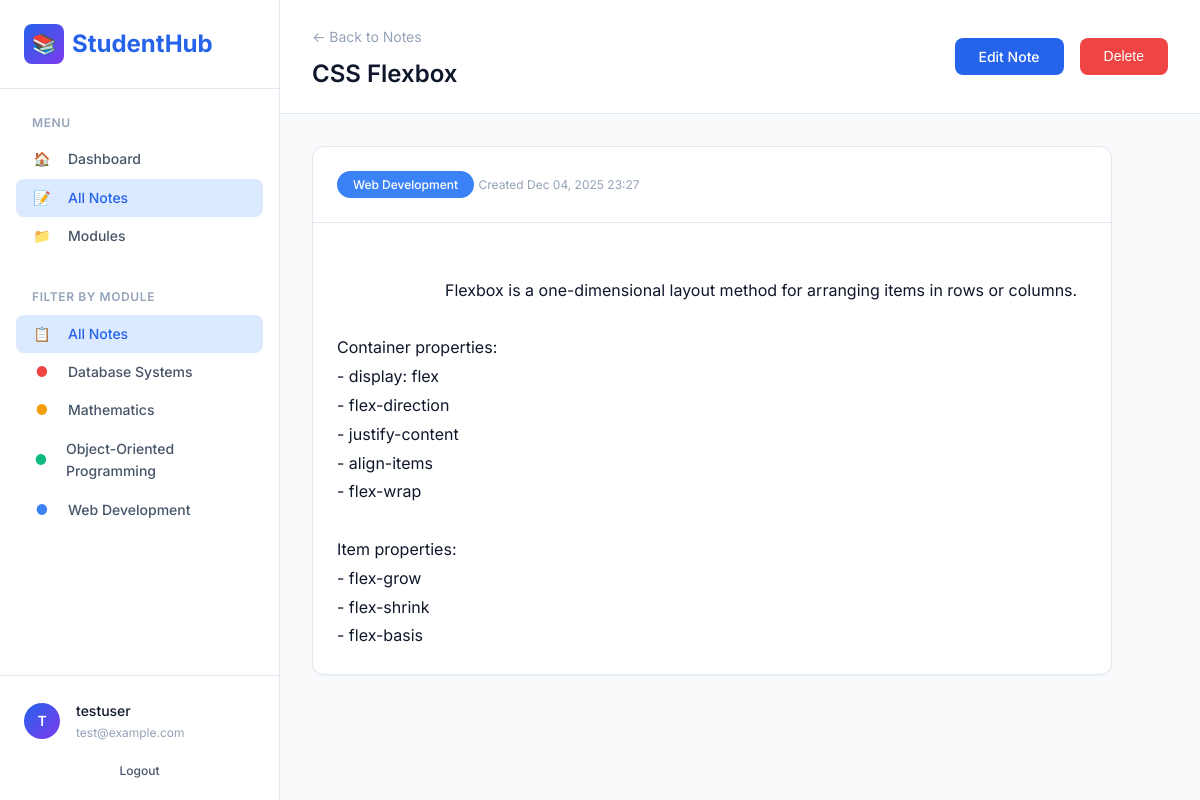
The app's page /notes.php?action=view&id=2 (signed in) with its own data.
### tables this page shows
CREATE TABLE IF NOT EXISTS modules (
    id INT AUTO_INCREMENT PRIMARY KEY,
    name VARCHAR(100) NOT NULL,
    user_id INT NOT NULL,
    color VARCHAR(7) DEFAULT '#3B82F6',
    created_at DATETIME DEFAULT CURRENT_TIMESTAMP,
    updated_at DATETIME DEFAULT CURRENT_TIMESTAMP ON UPDATE CURRENT_TIMESTAMP,
    FOREIGN KEY (user_id) REFERENCES users(id) ON DELETE CASCADE,
    INDEX idx_user_id (user_id)
);

CREATE TABLE IF NOT EXISTS notes (
    id INT AUTO_INCREMENT PRIMARY KEY,
    title VARCHAR(255) NOT NULL,
    content TEXT NOT NULL,
    module_id INT NOT NULL,
    user_id INT NOT NULL,
    created_at DATETIME DEFAULT CURRENT_TIMESTAMP,
    updated_at DATETIME DEFAULT CURRENT_TIMESTAMP ON UPDATE CURRENT_TIMESTAMP,
    FOREIGN KEY (module_id) REFERENCES modules(id) ON DELETE CASCADE,
    FOREIGN KEY (user_id) REFERENCES users(id) ON DELETE CASCADE,
    INDEX idx_module_id (module_id),
    INDEX idx_user_id (user_id),
    INDEX idx_created_at (created_at)
);

### includes/functions.php (called while the page is built, shortened)
<?php
function escape($data) {
    return htmlspecialchars($data, ENT_QUOTES, 'UTF-8');
}
function getCurrentUsername() {
    return $_SESSION['username'] ?? null;
}
function getUserModules($userId) {
    $db = getDB();
    $stmt = $db->prepare("SELECT * FROM modules WHERE user_id = ? ORDER BY name");
    $stmt->execute([$userId]);
    return $stmt->fetchAll();
}
function getNoteById($noteId, $userId) {
    $db = getDB();
    $stmt = $db->prepare("SELECT * FROM notes WHERE id = ? AND user_id = ?");
    $stmt->execute([$noteId, $userId]);
    return $stmt->fetch();
}
function getModuleById($moduleId, $userId) {
    $db = getDB();
    $stmt = $db->prepare("SELECT * FROM modules WHERE id = ? AND user_id = ?");
    $stmt->execute([$moduleId, $userId]);
    return $stmt->fetch();
}
function formatDateTime($datetime) {
    return date('M d, Y H:i', strtotime($datetime));
}
?>

### notes.php (the view, shortened to what this page needs)
<?php
require_once 'includes/functions.php';
$userId = getCurrentUserId();
$username = getCurrentUsername();
$errors = [];
$action = $_GET['action'] ?? 'list';
$noteId = isset($_GET['id']) ? (int)$_GET['id'] : 0;
$modules = getUserModules($userId);
$filterModule = isset($_GET['module']) ? (int)$_GET['module'] : null;
$currentNote = null;
if (($action === 'edit' || $action === 'view') && $noteId) {
    $currentNote = getNoteById($noteId, $userId);
}
require_once 'includes/header.php';
?>
<aside class="sidebar">
    <div class="sidebar-header">
        <a href="dashboard.php" class="logo">
            <div class="logo-icon">📚</div>
            <span>StudentHub</span>
        </a>
    </div>
    <nav class="sidebar-nav">
        <div class="sidebar-section">
            <div class="sidebar-section-title">Menu</div>
            <a href="dashboard.php" class="sidebar-link">
                <span class="sidebar-link-icon">🏠</span>
                <span>Dashboard</span>
            </a>
            <a href="notes.php" class="sidebar-link active">
                <span class="sidebar-link-icon">📝</span>
                <span>All Notes</span>
            </a>
            <a href="modules.php" class="sidebar-link">
                <span class="sidebar-link-icon">📁</span>
                <span>Modules</span>
            </a>
        </div>
        <div class="sidebar-section">
            <div class="sidebar-section-title">Filter by Module</div>
            <a href="notes.php" class="sidebar-link <?= !$filterModule ? 'active' : '' ?>">
                <span class="sidebar-link-icon">📋</span>
                <span>All Notes</span>
            </a>
            <?php foreach ($modules as $module): ?>
                <a href="notes.php?module=<?= $module['id'] ?>"
                   class="sidebar-link <?= $filterModule == $module['id'] ? 'active' : '' ?>">
                    <span class="sidebar-link-icon" style="color: <?= escape($module['color']) ?>">●</span>
                    <span><?= escape($module['name']) ?></span>
                </a>
            <?php endforeach; ?>
        </div>
    </nav>
    <div class="sidebar-footer">
        <div class="user-menu">
            <div class="user-avatar">
                <?= strtoupper(substr($username, 0, 1)) ?>
            </div>
            <div class="user-info">
                <div class="user-name"><?= escape($username) ?></div>
                <div class="user-email"><?= escape($_SESSION['email']) ?></div>
            </div>
        </div>
        <a href="logout.php" class="btn btn-ghost btn-sm" style="width: 100%; margin-top: 0.5rem;">
            Logout
        </a>
    </div>
</aside>
<main class="main-content">
    <?php if ($action === 'add' || $action === 'edit'): ?>
        <header class="content-header">
            <h1><?= $action === 'add' ? 'Add New Note' : 'Edit Note' ?></h1>
            <a href="notes.php" class="btn btn-secondary">← Back to Notes</a>
        </header>
        <div class="content-body">
            <?php if (!empty($errors)): ?>
                <div class="alert alert-error">
                    <ul style="margin: 0; padding-left: 1.25rem;">
                        <?php foreach ($errors as $error): ?>
                            <li><?= escape($error) ?></li>
                        <?php endforeach; ?>
                    </ul>
                </div>
            <?php endif; ?>
            <?php if (empty($modules)): ?>
                <div class="alert alert-warning">
                    <p style="margin: 0;">You need to create a module first before adding notes.</p>
                </div>
                <a href="modules.php" class="btn btn-primary">Create Module</a>
            <?php else: ?>
                <div class="card" style="max-width: 800px;">
                    <div class="card-body">
                        <form method="POST" action="notes.php">
                            <input type="hidden" name="csrf_token" value="<?= generateCSRFToken() ?>">
                            <input type="hidden" name="action" value="<?= $action ?>">
                            <?php if ($action === 'edit' && $currentNote): ?>
                                <input type="hidden" name="note_id" value="<?= $currentNote['id'] ?>">
                            <?php endif; ?>
                            <div class="form-group">
                                <label class="form-label" for="title">Title</label>
                                <input
                                    type="text"
                                    id="title"
                                    name="title"
                                    class="form-input"
                                    placeholder="Enter note title"
                                    value="<?= escape($currentNote['title'] ?? $_POST['title'] ?? '') ?>"
                                    required
                                    maxlength="255"
                                >
                            </div>
                            <div class="form-group">
                                <label class="form-label" for="module_id">Module</label>
                                <select id="module_id" name="module_id" class="form-select" required>
                                    <option value="">Select a module</option>
                                    <?php foreach ($modules as $module): ?>
                                        <option
                                            value="<?= $module['id'] ?>"
                                            <?= ($currentNote['module_id'] ?? $_POST['module_id'] ?? '') == $module['id'] ? 'selected' : '' ?>
                                        >
                                            <?= escape($module['name']) ?>
                                        </option>
                                    <?php endforeach; ?>
                                </select>
                            </div>
                            <div class="form-group">
                                <label class="form-label" for="content">Content</label>
                                <textarea
                                    id="content"
                                    name="content"
                                    class="form-textarea"
                                    placeholder="Write your note content here..."
                                    required
                                    style="min-height: 300px;"
                                ><?= escape($currentNote['content'] ?? $_POST['content'] ?? '') ?></textarea>
                            </div>
                            <div class="flex gap-2">
                                <button type="submit" class="btn btn-primary">
                                    <?= $action === 'add' ? 'Create Note' : 'Save Changes' ?>
                                </button>
                                <a href="notes.php" class="btn btn-secondary">Cancel</a>
                            </div>
                        </form>
                    </div>
                </div>
            <?php endif; ?>
        </div>
    <?php elseif ($action === 'view' && $currentNote): ?>
        <header class="content-header">
            <div>
                <a href="notes.php" style="color: var(--text-muted); font-size: 0.875rem;">← Back to Notes</a>
                <h1 style="margin-top: 0.5rem;"><?= escape($currentNote['title']) ?></h1>
            </div>
            <div class="flex gap-2">
                <a href="notes.php?action=edit&id=<?= $currentNote['id'] ?>" class="btn btn-primary">Edit Note</a>
                <form method="POST" style="display: inline;">
                    <button type="submit" class="btn btn-danger" data-confirm="Delete this note? This cannot be undone.">Delete</button>
                </form>
            </div>
        </header>
        <div class="content-body">
            <?php
                $noteModule = getModuleById($currentNote['module_id'], $userId);
            ?>
            <div class="card" style="max-width: 800px;">
                <div class="card-header">
                    <span class="module-pill" style="background-color: <?= escape($noteModule['color'] ?? '#3B82F6') ?>">
                        <?= escape($noteModule['name'] ?? 'Unknown') ?>
                    </span>
                    <span class="note-date">Created <?= formatDateTime($currentNote['created_at']) ?></span>
                </div>
                <div class="card-body">
                    <div style="white-space: pre-wrap; line-height: 1.8;">
                        <?= escape($currentNote['content']) ?>
                    </div>
                </div>
            </div>
        </div>
    <?php endif; ?>
</main>
<?php require_once 'includes/footer.php'; ?>

### records on screen
modules: name "Database Systems"
modules: name "Mathematics"
modules: name "Object-Oriented Programming"
modules: name "Web Development"
notes: title "CSS Flexbox", created_at "Dec 04, 2025 23:27", content "Flexbox is a one-dimensional layout method for arranging items in rows or columns. Container properties: - display: flex - flex-direction - justify-content - align-items - flex-wrap Item properties: - flex-grow - flex-shrink - flex-basis"

### other values on screen
substr($username, 0, 1) "T"
$username "testuser"
$_SESSION['email'] "test@example.com"
